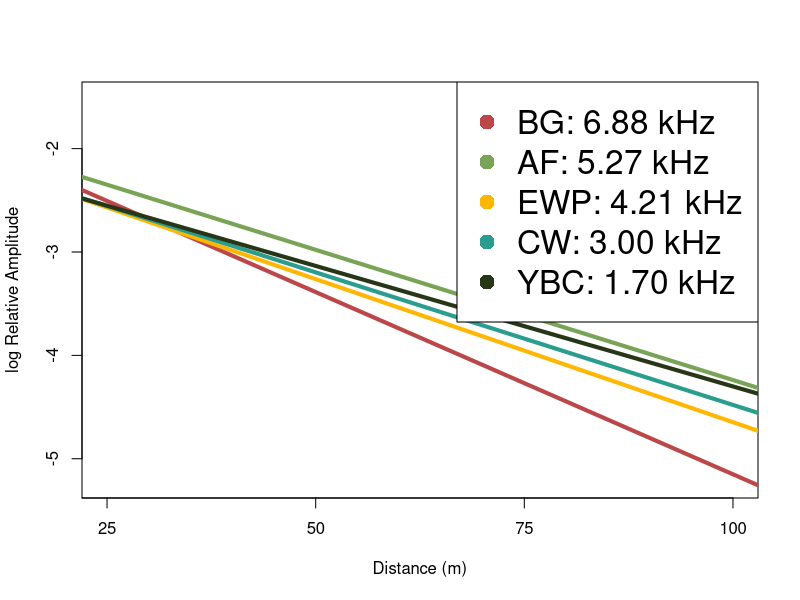
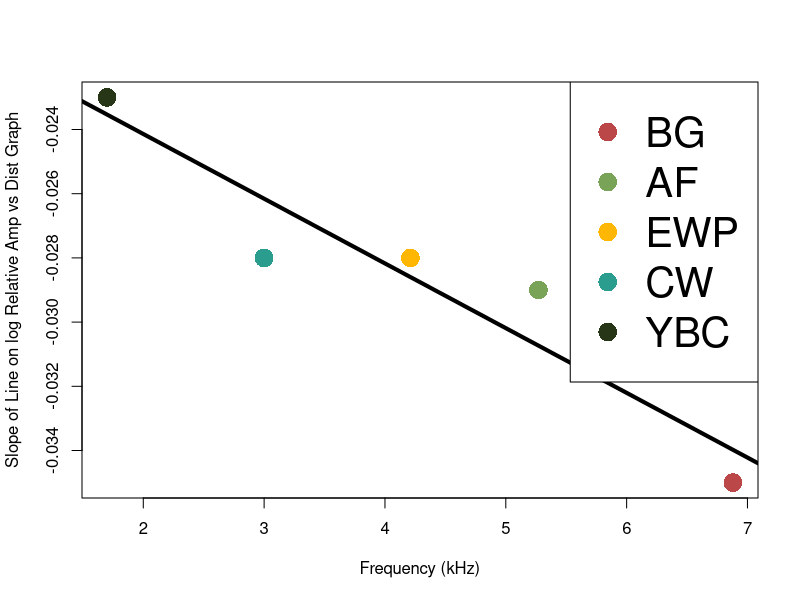

The R script that drew these images, in order:
#############################################
###### MA Forest Acoustics Analsysis   ######
###### Distance & Frequency            ######
###### Last update: 4/6/2023           ######
#############################################

library(dplyr)
library(tidyverse)

analysis_table <- read.csv("data/analysis_table.csv")

analysis_table <- analysis_table %>%
  mutate(vol = case_when((species == "CW5" & vol == 75) ~ 100,
                         TRUE ~ as.numeric(as.character(vol))
                         ))

analysis <- analysis_table %>%
  filter(relative_dir == "N", vol == "100")

colors_spec = c("#BC4749","#79A356", "#FFB703", "#2A9D8F", "#283618")

# Create DFs for each species

CW_analysis <- analysis %>% 
  filter(species == "CW5")
CWdistMod = lm(log(relative.amp) ~ distance_m, data = CW_analysis)

AF_analysis <- analysis %>% 
  filter(species == "AF")
AFdistMod = lm(log(relative.amp) ~ distance_m, data = AF_analysis)

BG_analysis <- analysis %>% 
  filter(species == "BG")
BGdistMod = lm(log(relative.amp) ~ distance_m, data = BG_analysis)

EWP_analysis <- analysis %>% 
  filter(species == "EWP")
EWPdistMod = lm(log(relative.amp) ~ distance_m, data = EWP_analysis)

YBC_analysis <- analysis %>% 
  filter(species == "YBC")
YBCdistMod = lm(log(relative.amp) ~ distance_m, data = YBC_analysis)



plot(analysis$distance_m, log(analysis$relative.amp), col="white",lty="dotted", pch = 16, cex = 1.7,
     ylab = "log Relative Amplitude", xlab = "Distance (m)", xaxp = c(0, 100, 4) )
abline(BGdistMod, lwd = 4, col = colors_spec[1])
abline(AFdistMod, lwd = 4, col = colors_spec[2])
abline(EWPdistMod, lwd = 4, col = colors_spec[3])
abline(CWdistMod, lwd = 4, col = colors_spec[4])
abline(YBCdistMod, lwd = 4, col = colors_spec[5])
legend("topright", legend = c("BG: 6.88 kHz", "AF: 5.27 kHz", "EWP: 4.21 kHz", "CW: 3.00 kHz", "YBC: 1.70 kHz"), pch = 16, cex = 2, col = colors_spec[1:5])

species <- c("BG", "AF", "EWP", "CW", "YBC")
frequencies <- c(6.88, 5.27, 4.21, 3.00, 1.70)
slope <- c(-0.035, -0.029, -0.028, -0.028, -0.023)

freqvslope <- data.frame(species, frequencies, slope)

freqvslopegraph = lm(slope ~ frequencies, data=freqvslope)
plot(freqvslope$frequencies, freqvslope$slope, col=c("#BC4749", "#79A356", "#FFB703","#2A9D8F", "#283618"), lty="dotted", pch = 16, cex = 2.5,
     ylab = "Slope of Line on log Relative Amp vs Dist Graph", xlab = "Frequency (kHz)" )
abline(freqvslopegraph, lwd = 4, col = "black") 
legend("topright", legend = c("BG", "AF", "EWP", "CW", "YBC"), pch = 16, cex = 2.5, col = colors_spec[1:5])
